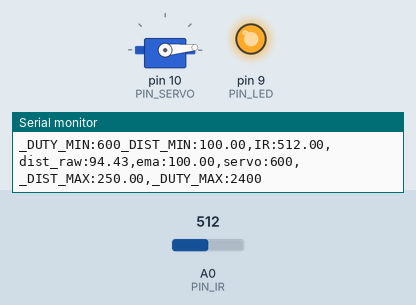
Recording of a sketch running on a simulated Arduino Uno, built with avr-gcc and run on an emulated ATmega328P. Parts: servo, output pins drawn as LEDs (lit = HIGH), the last lines printed to the serial monitor. The inputs (shaded band) are chosen by the test bench; at power-on: A0 (PIN_IR) = 512.

Above: at 1.2 s.
1.3 s: A0 (PIN_IR) set to 483
At 2.4 s:
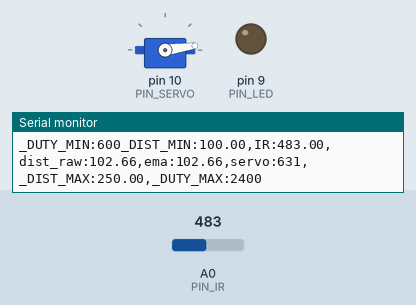
2.9 s: A0 (PIN_IR) set to 306
At 4.0 s:
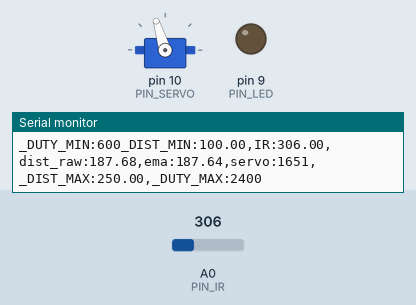
5.9 s: A0 (PIN_IR) set to 240
At 6.5 s:
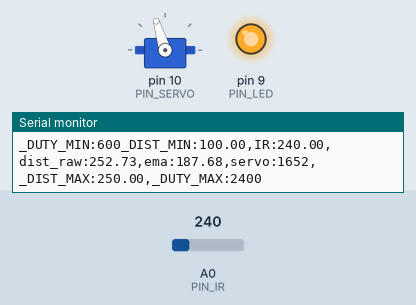
7.4 s: A0 (PIN_IR) set to 253
At 8.6 s:
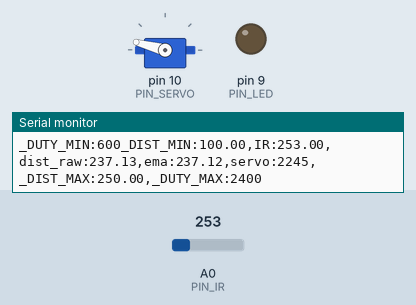
10.4 s: A0 (PIN_IR) set to 122
At 11.1 s:
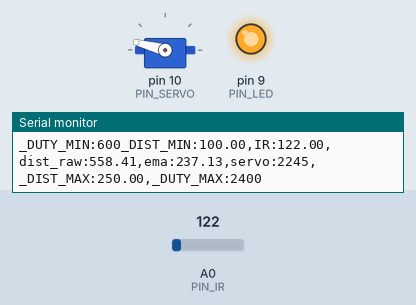
Timing chart, 0 to 12.9 s (numbered marks = the images above; inputs shaded):
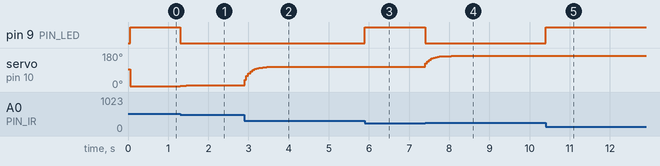

The sketch:

17_example_3.ino
```cpp
#include <Servo.h>

// Arduino pin assignment

#define PIN_IR    0         // IR sensor at Pin A0
#define PIN_LED   9
#define PIN_SERVO 10

#define _DUTY_MIN 600  // servo full clock-wise position (0 degree)
#define _DUTY_NEU 1500  // servo neutral position (90 degree)
#define _DUTY_MAX 2400  // servo full counter-clockwise position (180 degree)

#define _DIST_MIN  100.0   // minimum distance 100mm
#define _DIST_MAX  250.0   // maximum distance 250mm

#define EMA_ALPHA  0.3      // for EMA Filter

#define LOOP_INTERVAL 50 // Loop Interval (unit: msec)

Servo myservo;
unsigned long last_loop_time;   // unit: msec

float dist_prev = _DIST_MIN;
float dist_ema = _DIST_MIN;

void setup()
{
  pinMode(PIN_LED, OUTPUT);

  myservo.attach(PIN_SERVO);
  myservo.writeMicroseconds(_DUTY_NEU);

  Serial.begin(1000000);    // 1,000,000 bps
}

void loop()
{
  unsigned long time_curr = millis();
  int duty;
  float a_value, dist_raw, dist_filtered;

  // wait until next event time
  if (time_curr < (last_loop_time + LOOP_INTERVAL))
    return;
  last_loop_time += LOOP_INTERVAL;

  a_value = analogRead(PIN_IR);
  dist_raw = ((6762.0 / (a_value - 9.0)) - 4.0) * 10.0;


  if ((dist_raw == 0.0) || (dist_raw > _DIST_MAX)) {
      dist_filtered = dist_prev;
  } else if (dist_raw < _DIST_MIN) {
      dist_filtered = dist_prev;
  } else {    // In desired Range
      dist_filtered = dist_raw;
      dist_prev = dist_raw;
  }

   if (dist_raw >= 100 && dist_raw <= 250) {
  digitalWrite(PIN_LED,0);
} else {
  digitalWrite(PIN_LED,1);
}

  // Put range Filter code here (_DIST_MIN ~ _DIST_MAX)
  // and turn on LED if the distance is in the range

  dist_ema = EMA_ALPHA*dist_filtered+(1-EMA_ALPHA)*dist_ema;

  //duty = map(dist_ema, _DIST_MIN, _DIST_MAX, _DUTY_MIN, _DUTY_MAX);
  duty = 12*dist_ema-600;// Put map() equivalent code here

  myservo.writeMicroseconds(duty);

  Serial.print("_DUTY_MIN:");  Serial.print(_DUTY_MIN);
  Serial.print("_DIST_MIN:");  Serial.print(_DIST_MIN);
  Serial.print(",IR:");        Serial.print(a_value);
  Serial.print(",dist_raw:");  Serial.print(dist_raw);
  Serial.print(",ema:");       Serial.print(dist_ema);
  Serial.print(",servo:");     Serial.print(duty);
  Serial.print(",_DIST_MAX:"); Serial.print(_DIST_MAX);
  Serial.print(",_DUTY_MAX:"); Serial.print(_DUTY_MAX);
  Serial.println("");
}
```

Measured:
- the behaviour switches between 493 and 492 on A0 (PIN_IR) (found by bisection; images 0 and 1)
- the behaviour switches between 242 and 243 on A0 (PIN_IR) (found by bisection; images 3 and 4)
- after the input at 1.3 s, pin 9 (PIN_LED): HIGH → LOW at once; servo on pin 10 (PIN_SERVO): 5° → 7° at once, → 8° 0.15 s later
- after the input at 2.9 s, servo on pin 10 (PIN_SERVO): moves from 8° to 107° over 0.65 s, starting at once
- after the input at 5.9 s, pin 9 (PIN_LED): LOW → HIGH at once
- after the input at 7.4 s, pin 9 (PIN_LED): HIGH → LOW at once; servo on pin 10 (PIN_SERVO): moves from 107° to 165° over 0.65 s, starting at once
- after the input at 10.4 s, pin 9 (PIN_LED): LOW → HIGH at once
